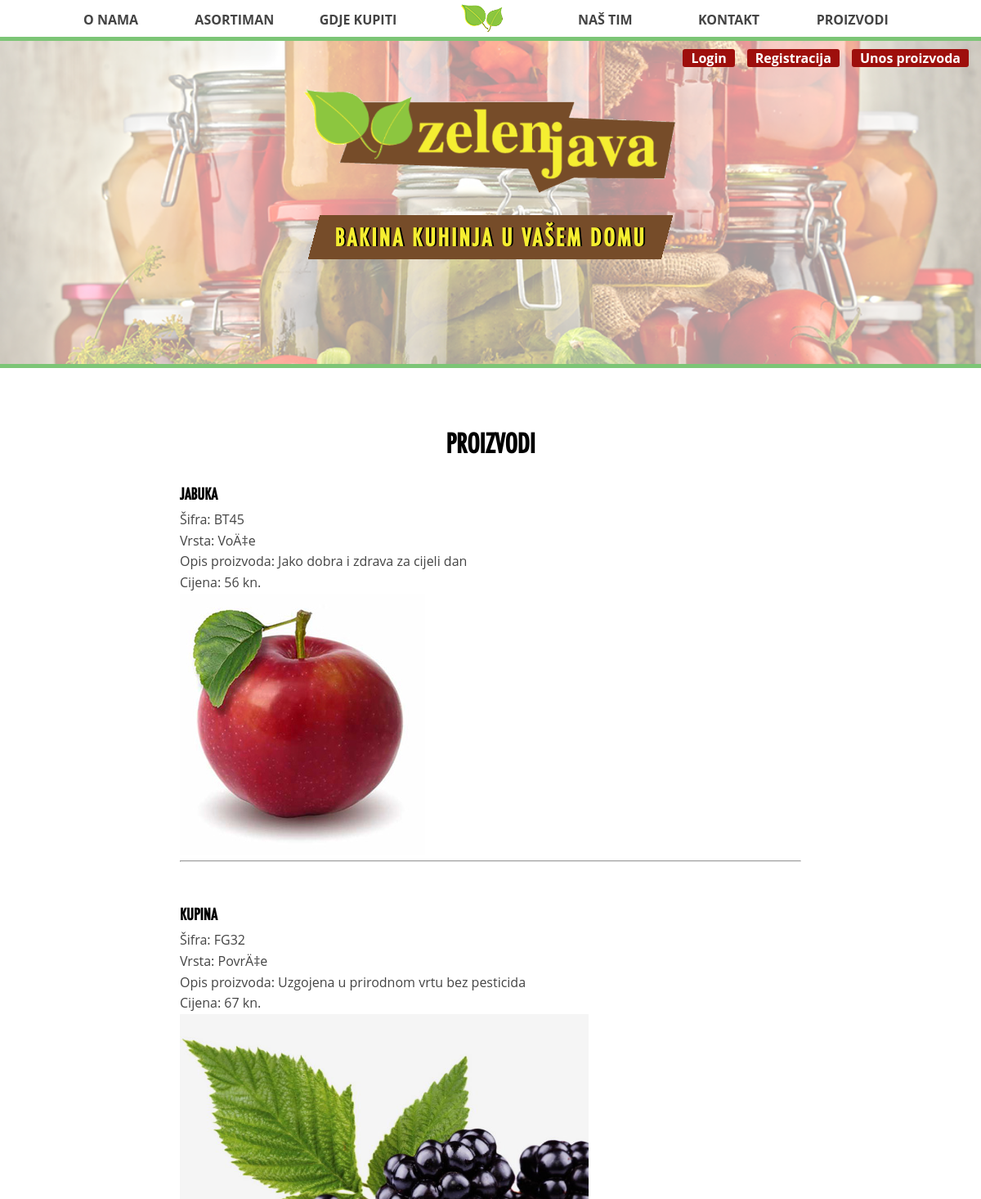
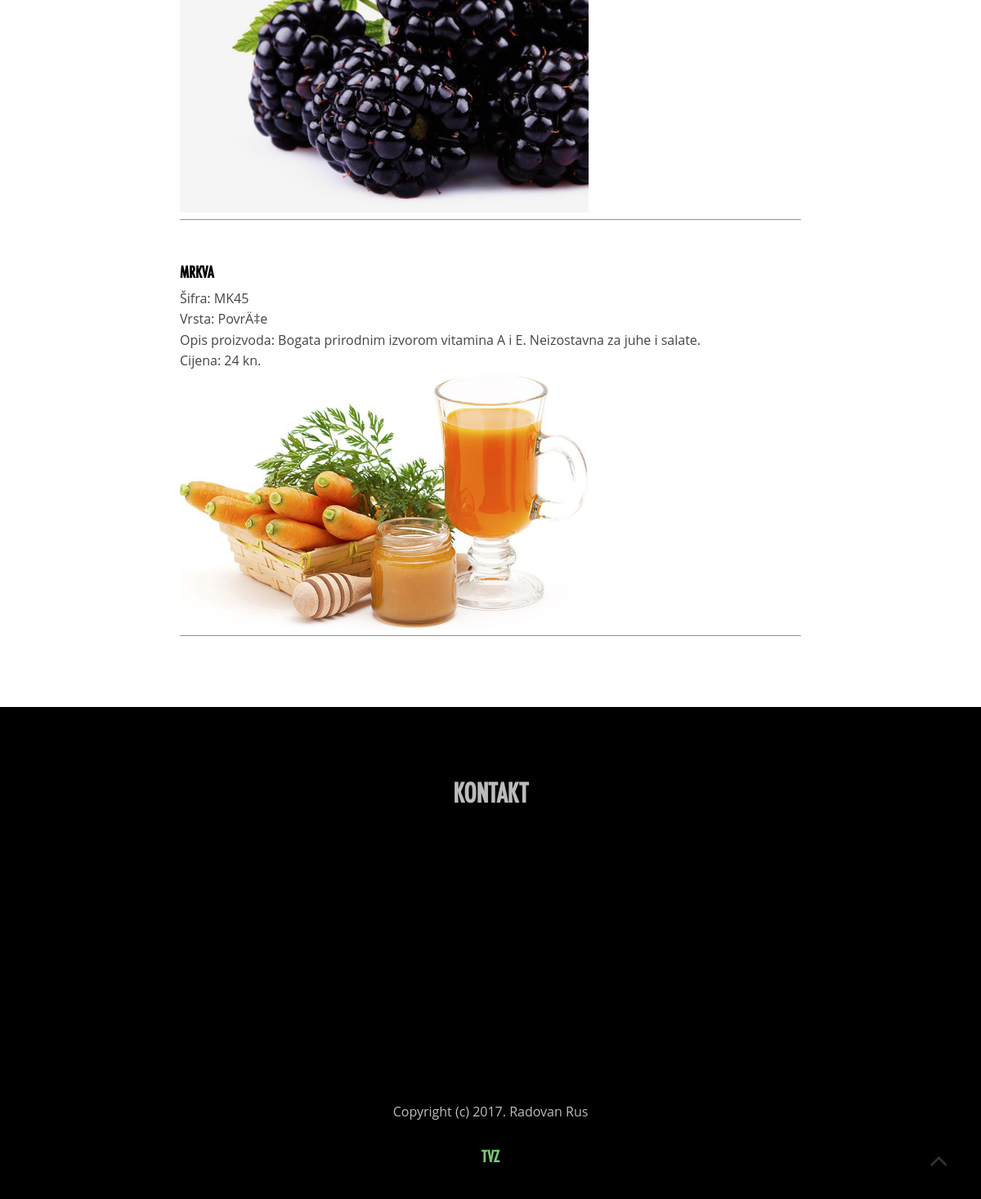
Page /proizvodi.php on the committed database (2 pictures, top to bottom).
### tables this page shows
CREATE TABLE `proizvodi` (
  `id` int(11) NOT NULL,
  `naziv` varchar(30) NOT NULL,
  `sifra` varchar(10) NOT NULL,
  `kategorija` varchar(10) NOT NULL,
  `opis` text NOT NULL,
  `slika` varchar(60) NOT NULL,
  `cijena` int(6) NOT NULL,
  `arhiviraj` tinyint(1) NOT NULL
);

### proizvodi.php (the view, shortened to what this page needs)
<?php include 'header.php'; ?>
<main>
	<section id="trgovina">
		<h2>Proizvodi</h2>
		<article>
<?php
include 'connection.php';
$query = "SELECT * FROM proizvodi";
$result = mysqli_query($dbc, $query) or die(mysqli_connect_error());
while($row = mysqli_fetch_array($result)) {
if ($row['arhiviraj'] == 0) {
echo '<article>
<h3> '. $row['naziv'] .'</h3>
<p>Šifra: '. $row['sifra'] .'</p>
<p>Vrsta: '. $row['kategorija'] .'</p>
<p>Opis proizvoda: '. $row['opis'] .'</p>
<p>Cijena: '. $row['cijena'] .' kn.</p>';
if ($row['slika'] != ""){
echo '<img src="'. $row['slika'] .'" alt="'. $row['slika'] .'">';}
echo '<hr>
</article>
<br>';
}}
?>
           </article>
	</section>
</main>
<footer>
	<h2>Kontakt</h2>
	<p>Copyright (c) 2017. Radovan Rus</p>
	<h3><a href="http://www2.tvz.hr/">TVZ</a></h3>
	<a href="#topy"><i class="fa fa-angle-up"></i></a>
</footer>
</body>
</html>

### header.php (shortened to what this page needs)
<!DOCTYPE html>
<html>
<head>
<link rel="stylesheet" href="css/style.css">
<link rel="stylesheet" href="css/animations.css">
<link rel="stylesheet" href="css/font-awesome.min.css">
</head>
<body>
<?php include 'navigation.php' ?>
<header>
<div><a href="unos.php">Unos proizvoda</a></div>
<div><a href="reg.php">Registracija</a></div>
<div><a href="login.php">Login</a></div>
	<div class="heading" id="top">
		<img src="slike/logo.png" alt="zelenjava">
		<h4>Bakina kuhinja u vašem domu</h4>
	</div>
</header>

### navigation.php (shortened to what this page needs)
<section id="navigation">
	<nav>
			<ul class="desktop">
				<li><a href="index.php#onama">O NAMA</a></li>
				<li><a href="index.php#proizvodi">ASORTIMAN</a></li>
				<li><a href="index.php#gdje">GDJE KUPITI</a></li>
				<li><a href="index.php" title="HOME"><img src="slike/logo-m.png"></a></li>
				<li><a href="index.php#likovi">NAŠ TIM</a></li>
				<li><a href="index.php#kontakt">KONTAKT</a></li>
				<li><a href="proizvodi.php">PROIZVODI</a></li>
			</ul>
	</nav>
</section>

### css/style.css (style rules this page uses)
* { margin: 0; padding: 0; box-sizing: border-box; }
body { font-family: 'Open Sans', sans-serif; font-size: 16px; color: #444; line-height: 1.6em; margin-top: 50px; }
h4 { color: #F5EE31; font-size: 1.8em; text-shadow: 2px 0 0 black; letter-spacing: 3px; line-height: 1.2em; background: linear-gradient(105deg, transparent 30px, #764C29 0) top left, linear-gradient(285deg, transparent 30px, #764C29 0) bottom right; background-size: 90% 100%; background-repeat: no-repeat; max-width: 480px; padding: 10px 20px; }
h1,h2,h3,h4,h5 { font-family: 'Futura Condensed Medium'; }
h2,h3,h4 { text-transform: uppercase; }
h2 { font-size: 2em; color: black; text-align: center; margin-bottom: 35px; padding-top: 60px; }
h3 { font-size: 1.2em; color: black; margin: 25px 0 7px 0; }
header { text-align: center; line-height: 50px; height: 400px; border-bottom: 5px solid #7cc576; margin-top: 50px; }
header:after { background: #fff url("../slike/cover.jpg") no-repeat; background-size: cover; content: ""; opacity: 0.4; top: 0; left: 0; bottom: 0; right: 0; position: absolute; z-index: -1; height: 400px; margin-top: 50px; }
.heading { padding-top: 50px; width: 50%; max-width: 480px; margin: 0 auto; }
.heading img { width: 100%; }
header a { float: right; padding: 0 10px; margin: 10px 15px 0 0; color: white; line-height: 1.4em; text-decoration: none; font-size: 1em; font-weight: bold; background: #9E0F0C; display: inline-block; border-radius: 3px; transition: .5s all; }
a { text-decoration: none; font-weight: bold; color: #7cc576; transition: .2s ease-in; }
#navigation { border-bottom: 5px solid #7cc576; margin: 0 !important; padding: 12px 0; position: fixed; top: 0; height: 50px; width: 100%; background: #fff; z-index: 100; }
#navigation nav { margin: 0 auto; width: 100%; max-width: 1200px; }
#navigation .desktop { margin: 0 auto; width: 90%; display: block; }
#navigation .desktop li { float: left; display: block; width: 14%; text-align: center; }
#navigation .desktop li a { font-weight: bold; text-decoration: none; width: 100%; color: inherit; line-height: 1.1em; display: inline-block; }
#navigation .desktop img { margin-top: -10px; }
main { margin: 20px auto 60px auto; width: 100%; max-width: 800px; padding: 0 20px; position: relative; }
section { margin: 10px 0; position: relative; }
footer { background: black; text-align: center; padding: 30px 0; line-height: 30px; color: #bcbcbc; position: relative; }
footer h2, footer h4 { color: #bcbcbc; }
footer i.fa-angle-up { position: absolute; bottom: 30px; right: 40px; font-size: 36px; color: white; }
footer a i.fa-angle-up { opacity: 0.2; color: white; transition: .3s ease-in-out; }
#trgovina article img { max-width: 500px; }

### rows in the picture
proizvodi: naziv "JABUKA", sifra "BT45", kategorija "VoÄ‡e", opis "Jako dobra i zdrava za cijeli dan", cijena "56", slika (picture)
proizvodi: naziv "KUPINA", sifra "FG32", kategorija "PovrÄ‡e", opis "Uzgojena u prirodnom vrtu bez pesticida", cijena "67", slika (picture)
proizvodi: naziv "MRKVA", sifra "MK45", kategorija "PovrÄ‡e", opis "Bogata prirodnim izvorom vitamina A i E. Neizostavna za juhe i salate.", cijena "24", slika (picture)
